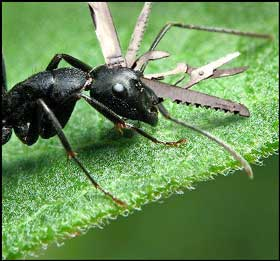
#> input picture IoT_DP/data/ants/swiss-army-ant.jpg, 280 x 261 px, found by its file name
$ python 'import cv2_test.py'
#> lines starting #> are read from the running program, lines starting #| are printed output that depends on the picture
import cv2
import numpy as np
import matplotlib.pyplot as plt
import pandas as pd
img = cv2.imread("./data/ants/swiss-army-ant.jpg")
#> img is the input picture: shape (261, 280, 3); mean B, G, R 85.9, 142, 104.5

b, g, r = cv2.split(img) # 最深次元の配列を展開する
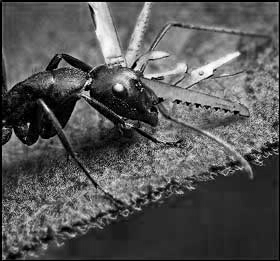
#> b: shape (261, 280); min 0, max 255, mean 85.9
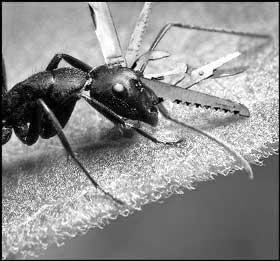
#> g: shape (261, 280); min 0, max 255, mean 142
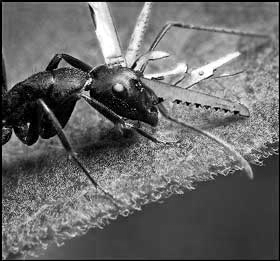
#> r: shape (261, 280); min 0, max 255, mean 104.5
print(b)
#> (printed output is left out)
b_df = pd.DataFrame(b)
#> b_df = table of 261 rows and 280 columns
print(b_df.shape)
#| (261, 280)
b_df.head()
print(b_df.describe())
#> (printed output is left out)
b_df_max =  b_df.max()
print(b_df_max.sort_values())
#> (printed output is left out)
b_df_min = b_df.min()
print(b_df_min.sort_values())
#| 0       0
#| 177     0
#| 178     0
#| 179     0
#| 180     0
#|        ..
#| 90      0
#| 89      0
#| 95      0
#| 277     4
#| 278    11
#| Length: 280, dtype: uint8

$ run again, with IoT_DP/data/ants/1262751255_c56c042b7b.jpg copied over IoT_DP/data/ants/swiss-army-ant.jpg
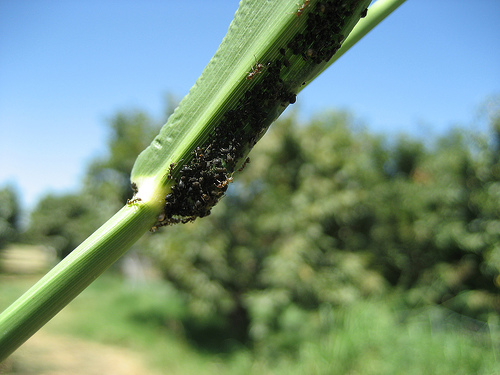
#> input picture IoT_DP/data/ants/1262751255_c56c042b7b.jpg, 500 x 375 px, found by its file name
#> img is the input picture: shape (375, 500, 3); mean B, G, R 126, 145.4, 117.4
#> `b, g, r = cv2.split(img)`:
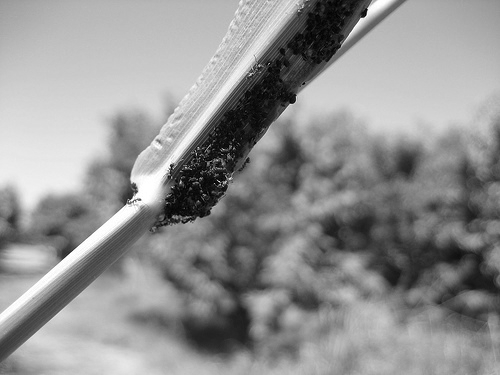
#> g: shape (375, 500); min 0, max 255, mean 145.4
#> `b, g, r = cv2.split(img)`:
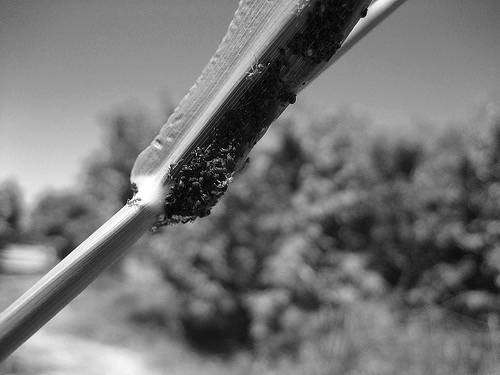
#> r: shape (375, 500); min 0, max 255, mean 117.4
#> (printed output is left out)
#> b_df = table of 375 rows and 500 columns
#| (375, 500)
#> (printed output is left out)
#> (printed output is left out)
#| 249     0
#| 179     0
#| 182     0
#| 183     0
#| 184     0
#|        ..
#> (further printed lines are left out)

$ run again, with IoT_DP/data/ants/1269756697_0bce92cdab.jpg copied over IoT_DP/data/ants/swiss-army-ant.jpg
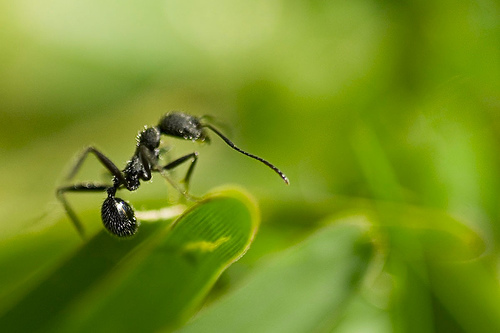
#> input picture IoT_DP/data/ants/1269756697_0bce92cdab.jpg, 500 x 333 px, found by its file name
#> img is the input picture: shape (333, 500, 3); mean B, G, R 34.3, 144.1, 118.1
#> `b, g, r = cv2.split(img)`:
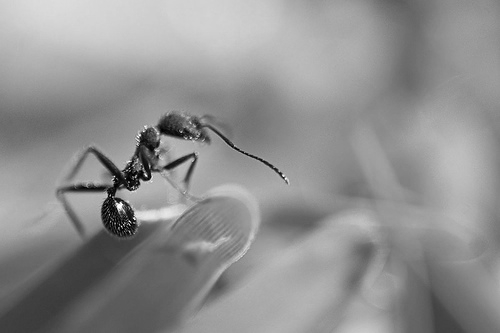
#> g: shape (333, 500); min 0, max 255, mean 144.1
#> `b, g, r = cv2.split(img)`:
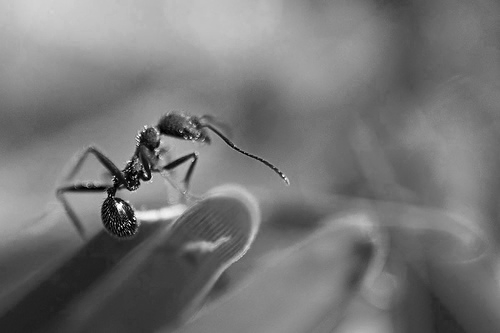
#> r: shape (333, 500); min 0, max 255, mean 118.1
#> (printed output is left out)
#> b_df = table of 333 rows and 500 columns
#| (333, 500)
#> (printed output is left out)
#> (printed output is left out)
#| 0      0
#| 341    0
#| 340    0
#| 339    0
#| 338    0
#|       ..
#> (further printed lines are left out)
